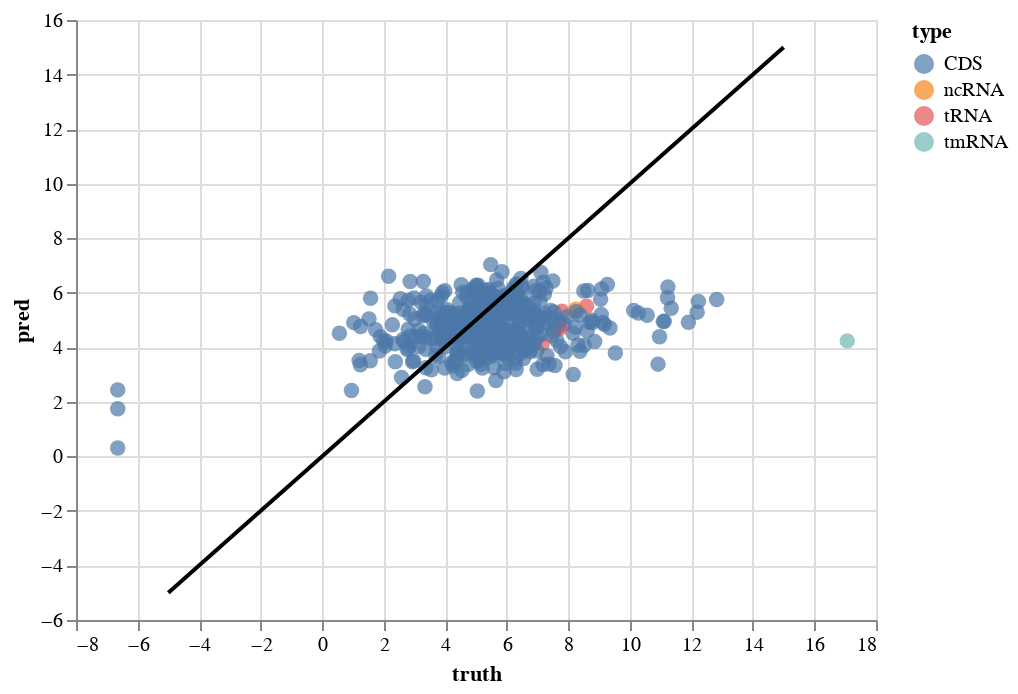

Notebook cell for this chart:
### Code cell
t = cnn5_pred_df['test']
t['gene'] = t['locus_tag'].apply(lambda x: locus2info[x]['gene'])
t['product'] = t['locus_tag'].apply(lambda x: locus2info[x]['product'])
t['type'] = t['locus_tag'].apply(lambda x: locus2info[x]['type'])

chart = alt.Chart(t).mark_circle(size=60).encode(
    x='truth:Q',
    y='pred:Q',
    color='type:N',
    tooltip=['locus_tag:N','gene:N','product:N']
).interactive()

chart + line_plot

### Figure 1 — Vega-Lite specification as saved in the notebook (floating-point values rounded to 4 significant figures; data arrays with more than 128 entries replaced by an {"elided": "..."} marker saying what was removed)
{"config": {"view": {"continuousWidth": 400, "continuousHeight": 300}}, "layer": [{"data": {"name": "data-6ea21b726a5a81ba54850faad1dde789"}, "mark": {"type": "circle", "size": 60}, "encoding": {"color": {"type": "nominal", "field": "type"}, "tooltip": [{"type": "nominal", "field": "locus_tag"}, {"type": "nominal", "field": "gene"}, {"type": "nominal", "field": "product"}], "x": {"type": "quantitative", "field": "truth"}, "y": {"type": "quantitative", "field": "pred"}}, "selection": {"selector005": {"type": "interval", "bind": "scales", "encodings": ["x", "y"]}}}, {"data": {"name": "data-cca105652178f5567793d8aa0ea7588e"}, "mark": {"type": "line", "color": "black"}, "encoding": {"x": {"type": "quantitative", "field": "truth"}, "y": {"type": "quantitative", "field": "pred"}}}], "$schema": "https://vega.github.io/schema/vega-lite/v4.8.1.json", "datasets": {"data-6ea21b726a5a81ba54850faad1dde789": {"elided": "439 records"}, "data-cca105652178f5567793d8aa0ea7588e": [{"truth": -5, "pred": -5}, {"truth": 15, "pred": 15}]}}
